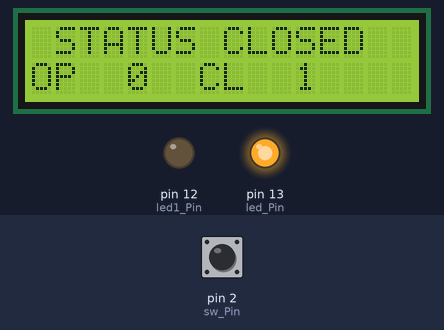
The sketch below on a simulated Arduino Mega 2560, built with avr-gcc and run on an emulated ATmega2560. Parts: 16×2 character LCD, output pins drawn as LEDs (lit = HIGH). The inputs (shaded band) are chosen by the test bench; at power-on: pin 2 (sw_Pin) HIGH. What the sketch prints to the serial monitor is not drawn.

Above: at 1.4 s.
1.5 s: pin 2 (sw_Pin) pulled LOW for 0.15 s
At 1.71 s:
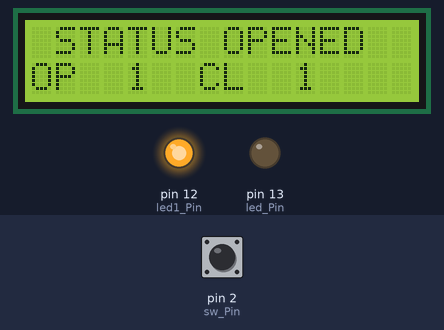
3.4 s: pin 2 (sw_Pin) pulled LOW for 1 s
At 3.48 s:
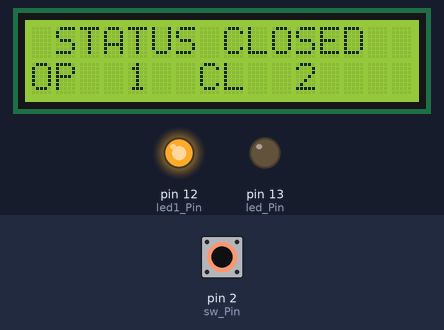
At 5.4 s:
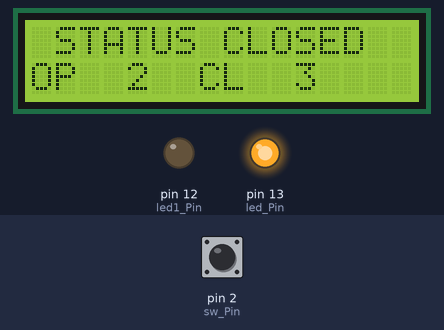
Timing chart, 0 to 6.9 s (numbered marks = the images above; inputs shaded):
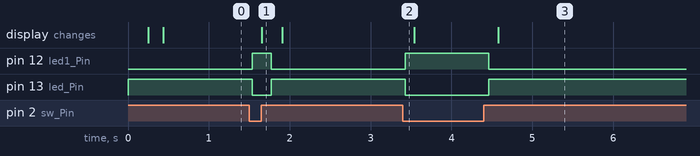

The sketch:

BAIVENHA.ino
```cpp
#include <Wire.h>
#include <LiquidCrystal_I2C.h>
LiquidCrystal_I2C lcd(0x27,16,2);
#include<stdio.h>
#include<stdlib.h>
#include<string.h>
#define max_count_ReceiveData 10
#define led_Pin 13 // led xanh close
#define led1_Pin 12 // led do close
#define sw_Pin 2
#define led_on HIGH
#define led_off LOW
#define led1_on HIGH
#define led1_off LOW
int count = 0;
int led1_state = 0;
int led2_state = 0;
int last_led1_state = 0;
int last_led2_state = 0;
int count1 = 0;
int count2 = 0;
int count3 = 0;
int count5 = 0;
int count6 = 0;
int last_swStatus = 0;
String data_change = "";
String data_change1 = "";
char ReceiveData;
char ReceiveData1;
char start_sign = '@';
char end_sign = '&';
char start1_sign = '@';
char end1_sign = '&';
char count_ReceiveData = 0;
char buf_string_receive[max_count_ReceiveData];
char start_Data, end_Data;
char receive_complete = 0;
String buf_string_send1 = "";
String buf_string_send = "";
void setup() {
  // put your setup code here, to run once:
  pinMode(led_Pin, OUTPUT);
  pinMode(led1_Pin, OUTPUT);
  digitalWrite(led_Pin, led_on);
  digitalWrite(led1_Pin, led1_off);
  pinMode(sw_Pin, INPUT_PULLUP);
  Serial3.begin(4800, SERIAL_8N1);
  Serial.begin(9600);
  Serial.println("|------------------------------------------------------------------------|");
  Serial.println("| EXERCISE 2:OVERSEES OPENING AND CLOSING OPERATIONS - ARDUINO MEGA 2560 |");
  Serial.println("|------------------------------------------------------------------------|");
  lcd.init();
  lcd.backlight();
  lcd.setCursor(0,0);
  lcd.print("STATUS");
  lcd.setCursor(7,0);
  lcd.print("CLOSED");
  lcd.setCursor(0,1);
  lcd.print("OP");
  lcd.setCursor(7,1);
  lcd.print("CL");
}
void SW_ISR()
{
  count++;
  count6 = count ;
  buf_string_send ="@S" + String(count6) + '&';
  Serial3.print(buf_string_send);
  Serial.println(buf_string_send);
}
void SW_ISR1()
{
  count5++;
  count6 = count5 ;
  buf_string_send1 = "@s" + String(count6) + '&';
  Serial3.print(buf_string_send1);
  Serial.print(buf_string_send1);
}

void loop() {
  delay(50);
  // put your main code here, to run repeatedly:
  int swStatus = digitalRead(sw_Pin);
  if (swStatus != last_swStatus){
  if (swStatus == LOW)
  {
    digitalWrite(led_Pin,led_off);
    digitalWrite(led1_Pin,led1_on);
    Serial.println(" >>> Door Opened");
    Serial.println("|------------------------------------------------------------------------|");
    lcd.init();
    lcd.backlight();
    lcd.setCursor(1,0);
    lcd.print("STATUS");
    lcd.setCursor(0,1);
    lcd.print("OP");
    lcd.setCursor(7,1);
    lcd.print("CL");
    lcd.setCursor(8,0);
    lcd.print("OPENED");
    lcd.setCursor(4,1);
    lcd.print(count6);
    lcd.setCursor(11,1);
    lcd.print(count6);
  }
  else
  {
    digitalWrite(led_Pin,led_on);
    digitalWrite(led1_Pin,led1_off);
    Serial.println(" >>> Door Closed");
    Serial.println("|------------------------------------------------------------------------|");
    lcd.init();
    lcd.backlight();
    lcd.setCursor(1,0);
    lcd.print("STATUS");
    lcd.setCursor(0,1);
    lcd.print("OP");
    lcd.setCursor(7,1);
    lcd.print("CL");
    lcd.setCursor(8,0);
    lcd.print("CLOSED");
    lcd.setCursor(4,1);
    lcd.print(count6);
    lcd.setCursor(11,1);
    lcd.print(count6+1);
  }
  }
  last_swStatus = swStatus;
  led1_state = digitalRead(led_Pin);
  led2_state = digitalRead(led1_Pin);
  if (led1_state != last_led1_state){
    if(led1_state == HIGH){
      count1++;
      count3 = count1 - 1;
      SW_ISR();
      serialEvent3();
      Serial.println(data_change);
      Serial.println("|------------------------------------------------------------------------|");
    }
  }
  delay(50);
   last_led1_state = led1_state;
  if (led2_state != last_led2_state){
    if(led2_state == HIGH){
      count2++;
      SW_ISR1();
      serialEvent3();
      Serial.println(data_change1);
      Serial.println("|------------------------------------------------------------------------|");
    }
  }
    last_led2_state = led2_state;
}
void serialEvent3()
{
  ReceiveData = Serial3.read();

  if(ReceiveData == start_sign)
  {
    count_ReceiveData = 0;
    start_Data = ReceiveData;
    buf_string_receive[count_ReceiveData] = ReceiveData;
  }

  else if (ReceiveData = start1_sign)
  {
    count_ReceiveData = 0;
    start_Data = ReceiveData;
    buf_string_receive[count_ReceiveData] = ReceiveData;
  }


  if(ReceiveData == end_sign)
  {
    end_Data = ReceiveData;
    buf_string_receive[count_ReceiveData] = ReceiveData;
  }

  else if (ReceiveData == end1_sign)
  {
    end_Data = ReceiveData;
    buf_string_receive[count_ReceiveData] = ReceiveData;
  }

  if((start_Data == start_sign) && (end_Data == end_sign))
  {
    receive_complete = 1;
    count_ReceiveData = 0;
    start_Data = NULL;
    end_Data = NULL;
  }
  else if ((start_Data == start1_sign) && (end_Data == end1_sign))
  {
    receive_complete = 1;
    count_ReceiveData = 0;
    start_Data = NULL;
    end_Data = NULL;
  }
  else
  {
    buf_string_receive[count_ReceiveData] = ReceiveData;
    count_ReceiveData++;
    if(count_ReceiveData > max_count_ReceiveData)
    {
      count_ReceiveData = 0;
    }
  }

    receive_complete = 0;
    count_ReceiveData = 0;

  }

void Clear_buf_string_receive(void){
  for(char i = 0; i<= max_count_ReceiveData; i++){
    buf_string_receive[i] = NULL;
  }
}
```

Measured:
- after the input at 1.5 s, pin 12 (led1_Pin): LOW → HIGH at once, → LOW 0.23 s later; pin 13 (led_Pin): HIGH → LOW at once, → HIGH 0.23 s later; the display: changes after 0.15 s (image 1)
- after the input at 3.4 s, pin 12 (led1_Pin): LOW → HIGH at once, → LOW 1.0 s later; pin 13 (led_Pin): HIGH → LOW at once, → HIGH 1.0 s later
